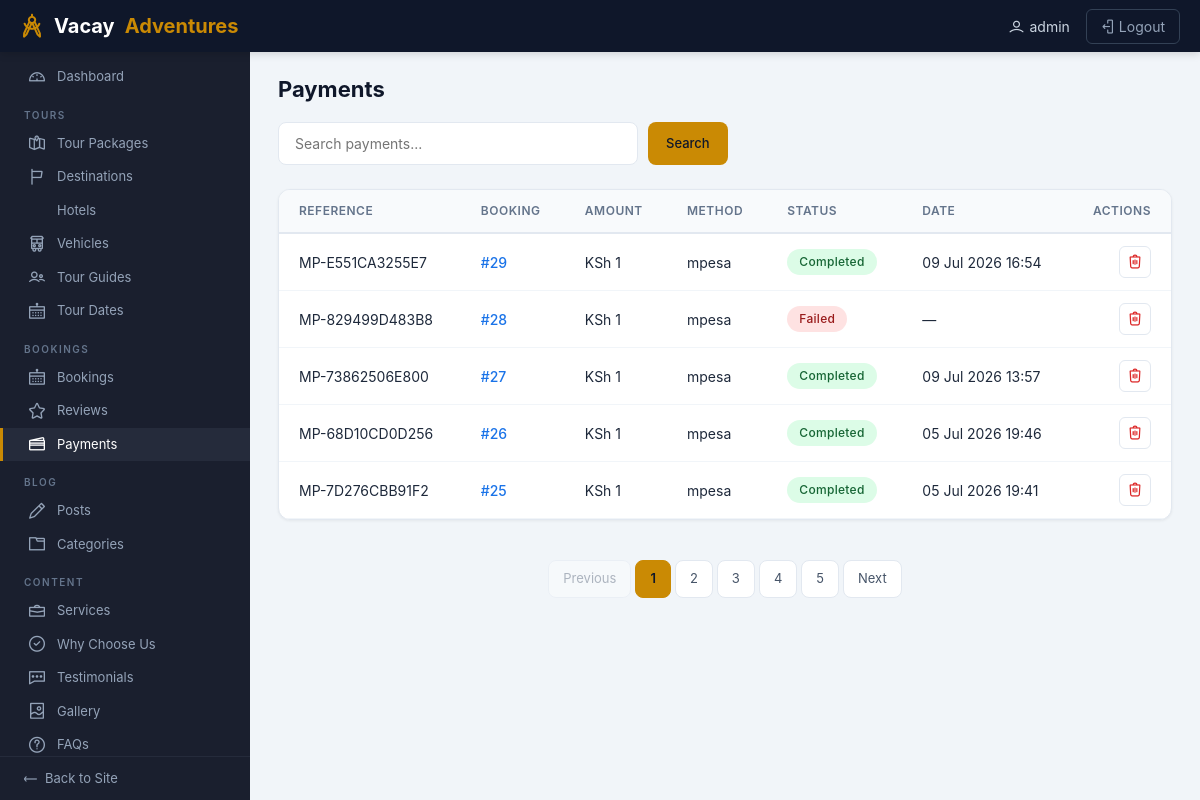
Before: /dashboard/admin/payments/ (signed in) with the older database file.
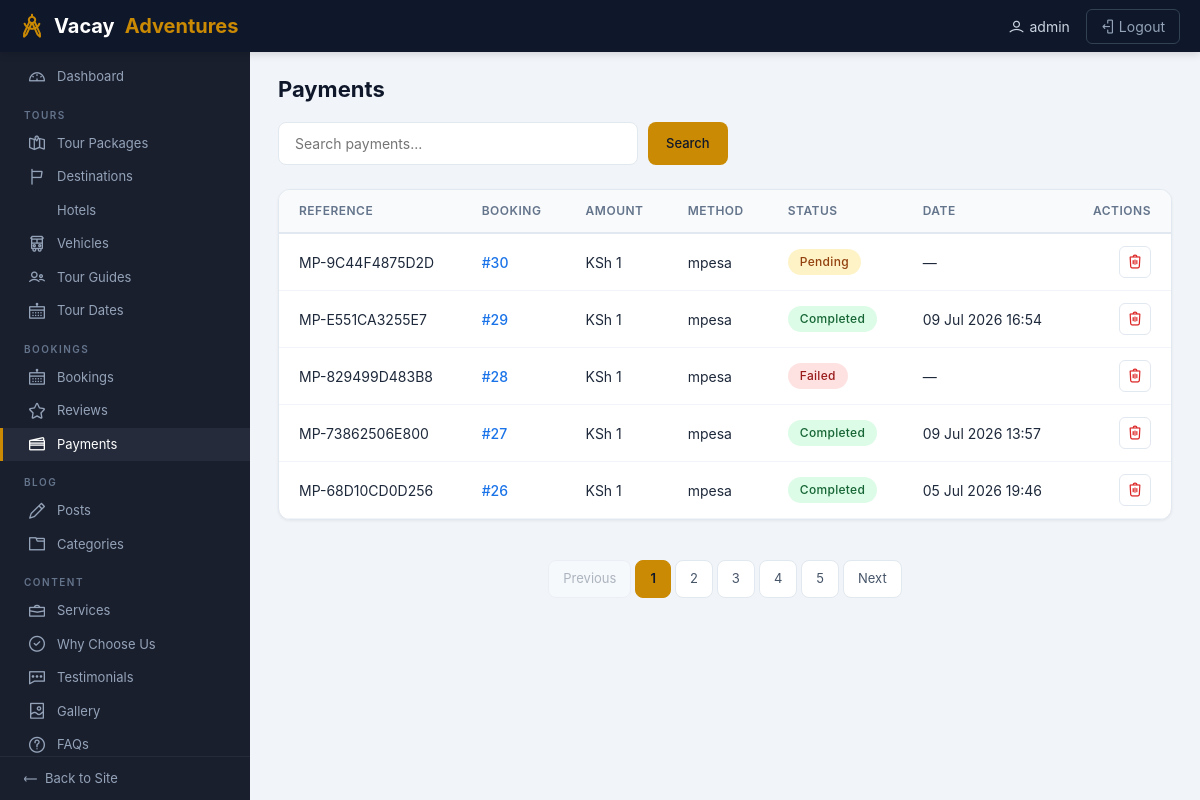
After: the same page with the newer database file.
### payments/models.py (models this page shows, shortened)
class Payment(models.Model):
    METHOD_CHOICES = [
        ('simulated', 'Simulated'),
        ('mpesa', 'M-Pesa'),
        ('stripe', 'Stripe'),
        ('paypal', 'PayPal'),
    ]
    STATUS_CHOICES = [
        ('pending', 'Pending'),
        ('completed', 'Completed'),
        ('failed', 'Failed'),
        ('refunded', 'Refunded'),
    ]
    booking = models.OneToOneField(Booking, on_delete=models.CASCADE, related_name='payment')
    amount = models.DecimalField(max_digits=12, decimal_places=2)
    method = models.CharField(max_length=20, choices=METHOD_CHOICES, default='mpesa')
    reference_number = models.CharField(max_length=100, unique=True, blank=True)
    status = models.CharField(max_length=20, choices=STATUS_CHOICES, default='pending')
    phone_number = models.CharField(max_length=20, blank=True, help_text='M-Pesa phone number')
    mpesa_checkout_id = models.CharField(max_length=100, blank=True)
    mpesa_receipt = models.CharField(max_length=100, blank=True)
    paid_date = models.DateTimeField(blank=True, null=True)
    created_at = models.DateTimeField(auto_now_add=True)
    updated_at = models.DateTimeField(auto_now=True)
    class Meta:
        ordering = ['-created_at']

### bookings/models.py (models this page shows, shortened)
class Booking(models.Model):
    STATUS_CHOICES = [
        ('pending', 'Pending'),
        ('approved', 'Approved'),
        ('cancelled', 'Cancelled'),
        ('completed', 'Completed'),
    ]
    user = models.ForeignKey(User, on_delete=models.CASCADE, related_name='bookings')
    tour = models.ForeignKey(TourPackage, on_delete=models.CASCADE, related_name='bookings')
    tour_date = models.ForeignKey(TourDate, on_delete=models.SET_NULL, null=True, blank=True, related_name='bookings')
    travel_date = models.DateField(blank=True, null=True)
    adults = models.IntegerField(default=1)
    children = models.IntegerField(default=0)
    special_requests = models.TextField(blank=True)
    total_price = models.DecimalField(max_digits=12, decimal_places=2)
    status = models.CharField(max_length=20, choices=STATUS_CHOICES, default='pending')
    booking_date = models.DateTimeField(auto_now_add=True)
    updated_at = models.DateTimeField(auto_now=True)
    class Meta:
        ordering = ['-booking_date']

### dashboard/views.py (the view)
# urls.py: path('admin/payments/', views.PaymentList.as_view(), name='admin_payment_list'),
class PaymentList(AdminListView):
    model = Payment
    page_title = 'Payments'
    model_name = 'Payments'
    delete_url_name = 'dashboard:admin_payment_delete'
    search_fields = ['reference_number', 'booking__user__username', 'status']
    columns = [
        Column('Reference', 'reference_number'),
        Column('Booking', 'booking', 'dashboard/admin/cell_booking_link.html'),
        Column('Amount', 'amount', 'dashboard/admin/cell_price.html'),
        Column('Method', 'method'),
        Column('Status', 'status', 'dashboard/admin/cell_status.html'),
        Column('Date', 'paid_date', 'dashboard/admin/cell_datetime.html'),
    ]

### core/context_processors.py (called while the page is built)
def site_settings(request):
    try:
        settings = SiteSetting.objects.first()
    except:
        settings = None
    return {'site_settings': settings}

### dashboard/templatetags/admin_tags.py (called while the page is built)
@register.filter
def get_attr(obj, field):
    if hasattr(obj, field):
        val = getattr(obj, field)
        if callable(val):
            return val()
        return val
    return ''

### dashboard/views.py (called while the page is built)
    def test_func(self):
        return self.request.user.is_staff

    def get_context_data(self, **kwargs):
        ctx = super().get_context_data(**kwargs)
        ctx['objects'] = ctx.get('object_list', [])
        ctx['page_title'] = self.page_title or self.model._meta.verbose_name_plural.title()
        ctx['model_name'] = self.model_name or self.model._meta.verbose_name_plural.title()
        ctx['columns'] = self.get_columns()
        ctx['add_url'] = reverse_lazy(self.add_url_name) if self.add_url_name else None
        ctx['edit_url'] = self.edit_url_name
        ctx['delete_url'] = self.delete_url_name
        ctx['search_field'] = bool(self.search_fields)
        return ctx

    def get_columns(self):
        return self.columns

    def __getitem__(self, key):
        return getattr(self, key)

### templates/dashboard/admin/admin_list.html (shortened to what this page needs)
{% extends 'dashboard/admin/base_admin.html' %}
{% load static %}
{% load admin_tags %}
{% block admin_content %}
<div class="page-header">
    <h1>{{ page_title }}</h1>
</div>
{% if search_field %}
<form method="get" class="search-box">
    <input type="text" name="q" class="search-input" placeholder="Search {{ model_name|lower }}..." value="{{ request.GET.q }}">
    <button type="submit" class="btn-admin btn-admin-primary">Search</button>
</form>
{% endif %}
<div class="card-admin">
    <div class="table-responsive">
        <table class="table-admin">
            <thead>
                <tr>
                    {% for col in columns %}<th>{{ col.header }}</th>{% endfor %}
                    <th style="text-align:right">Actions</th>
                </tr>
            </thead>
            <tbody>
                {% for obj in objects %}
                <tr>
                    {% for col in columns %}
                    <td>{% include col.template_name with value=obj|get_attr:col.field %}</td>
                    {% endfor %}
                    <td class="actions">
                        {% if delete_url %}<a href="{% url delete_url obj.pk %}" class="btn-admin-icon" title="Delete" style="color:#dc2626"><i class="lni lni-trash"></i></a>{% endif %}
                    </td>
                </tr>
                {% empty %}
                <tr><td colspan="{{ columns|length|add:1 }}" style="text-align:center;padding:40px;color:#94a3b8;font-size:14px">No {{ model_name|lower }} found.</td></tr>
                {% endfor %}
            </tbody>
        </table>
    </div>
</div>
{% if is_paginated %}
<div class="pagination-admin">
    {% if page_obj.has_previous %}<a href="?page={{ page_obj.previous_page_number }}{% if request.GET.q %}&q={{ request.GET.q }}{% endif %}">Previous</a>{% else %}<span class="disabled">Previous</span>{% endif %}
    {% for n in page_obj.paginator.page_range %}
    <a href="?page={{ n }}{% if request.GET.q %}&q={{ request.GET.q }}{% endif %}" {% if page_obj.number == n %}class="active"{% endif %}>{{ n }}</a>
    {% endfor %}
    {% if page_obj.has_next %}<a href="?page={{ page_obj.next_page_number }}{% if request.GET.q %}&q={{ request.GET.q }}{% endif %}">Next</a>{% else %}<span class="disabled">Next</span>{% endif %}
</div>
{% endif %}
{% endblock %}

### templates/dashboard/admin/cell_text.html
{{ value|default:'—' }}

### templates/dashboard/admin/cell_booking_link.html
<a href="{% url 'dashboard:admin_booking_edit' value.id %}" style="color:#1a73e8;text-decoration:none;font-weight:500">#{{ value.id }}</a>

### templates/dashboard/admin/cell_price.html
KSh {{ value|floatformat:0|default:'0' }}

### templates/dashboard/admin/cell_status.html
<span class="badge-status badge-{{ value }}">{{ value|title }}</span>

### templates/dashboard/admin/cell_datetime.html
{{ value|date:"d M Y H:i"|default:'—' }}

Changed rows visible on the page:
no longer on this page (row unchanged): Payment: columns "MP-7D276CBB91F2" "mpesa", columns "1", columns "Completed", columns "05 Jul 2026 19:41"
no longer on this page (row unchanged): Booking: id "25"
added Payment: columns "MP-9C44F4875D2D" "mpesa", columns "1", columns "Pending", columns "—"
added Booking: id "30"
